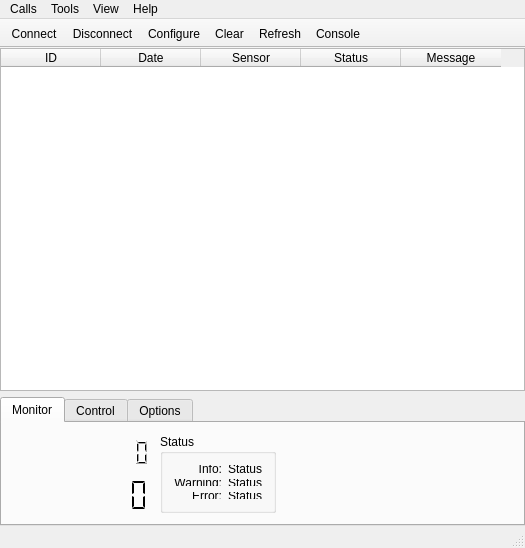
<?xml version="1.0" encoding="UTF-8"?>
<ui version="4.0">
 <class>MainWindow</class>
 <widget class="QMainWindow" name="MainWindow">
  <property name="windowModality">
   <enum>Qt::NonModal</enum>
  </property>
  <property name="geometry">
   <rect>
    <x>0</x>
    <y>0</y>
    <width>525</width>
    <height>548</height>
   </rect>
  </property>
  <property name="sizePolicy">
   <sizepolicy hsizetype="Preferred" vsizetype="Preferred">
    <horstretch>0</horstretch>
    <verstretch>0</verstretch>
   </sizepolicy>
  </property>
  <property name="minimumSize">
   <size>
    <width>0</width>
    <height>0</height>
   </size>
  </property>
  <property name="maximumSize">
   <size>
    <width>16777215</width>
    <height>16777215</height>
   </size>
  </property>
  <property name="cursor">
   <cursorShape>ArrowCursor</cursorShape>
  </property>
  <property name="contextMenuPolicy">
   <enum>Qt::DefaultContextMenu</enum>
  </property>
  <property name="windowTitle">
   <string>COM Monitor</string>
  </property>
  <property name="layoutDirection">
   <enum>Qt::LeftToRight</enum>
  </property>
  <widget class="QWidget" name="centralWidget">
   <property name="enabled">
    <bool>true</bool>
   </property>
   <property name="layoutDirection">
    <enum>Qt::LeftToRight</enum>
   </property>
   <layout class="QVBoxLayout" name="verticalLayout">
    <property name="leftMargin">
     <number>0</number>
    </property>
    <property name="topMargin">
     <number>0</number>
    </property>
    <property name="rightMargin">
     <number>0</number>
    </property>
    <property name="bottomMargin">
     <number>0</number>
    </property>
    <item>
     <widget class="QTableWidget" name="tableWidget">
      <property name="minimumSize">
       <size>
        <width>441</width>
        <height>340</height>
       </size>
      </property>
      <property name="contextMenuPolicy">
       <enum>Qt::CustomContextMenu</enum>
      </property>
      <property name="sizeAdjustPolicy">
       <enum>QAbstractScrollArea::AdjustToContentsOnFirstShow</enum>
      </property>
      <property name="editTriggers">
       <set>QAbstractItemView::NoEditTriggers</set>
      </property>
      <property name="selectionMode">
       <enum>QAbstractItemView::SingleSelection</enum>
      </property>
      <property name="selectionBehavior">
       <enum>QAbstractItemView::SelectRows</enum>
      </property>
      <property name="sortingEnabled">
       <bool>false</bool>
      </property>
      <property name="columnCount">
       <number>5</number>
      </property>
      <attribute name="horizontalHeaderDefaultSectionSize">
       <number>100</number>
      </attribute>
      <attribute name="horizontalHeaderMinimumSectionSize">
       <number>37</number>
      </attribute>
      <attribute name="horizontalHeaderShowSortIndicator" stdset="0">
       <bool>false</bool>
      </attribute>
      <attribute name="verticalHeaderDefaultSectionSize">
       <number>30</number>
      </attribute>
      <attribute name="verticalHeaderShowSortIndicator" stdset="0">
       <bool>false</bool>
      </attribute>
      <column>
       <property name="text">
        <string>ID</string>
       </property>
      </column>
      <column>
       <property name="text">
        <string>Date</string>
       </property>
      </column>
      <column>
       <property name="text">
        <string>Sensor</string>
       </property>
      </column>
      <column>
       <property name="text">
        <string>Status</string>
       </property>
      </column>
      <column>
       <property name="text">
        <string>Message</string>
       </property>
      </column>
     </widget>
    </item>
    <item>
     <widget class="QTabWidget" name="tabWidget">
      <property name="enabled">
       <bool>true</bool>
      </property>
      <property name="sizePolicy">
       <sizepolicy hsizetype="Preferred" vsizetype="Preferred">
        <horstretch>0</horstretch>
        <verstretch>0</verstretch>
       </sizepolicy>
      </property>
      <property name="minimumSize">
       <size>
        <width>525</width>
        <height>127</height>
       </size>
      </property>
      <property name="maximumSize">
       <size>
        <width>16777215</width>
        <height>129</height>
       </size>
      </property>
      <property name="currentIndex">
       <number>0</number>
      </property>
      <property name="tabsClosable">
       <bool>false</bool>
      </property>
      <widget class="QWidget" name="viewTab">
       <attribute name="title">
        <string>Monitor</string>
       </attribute>
       <layout class="QGridLayout" name="gridLayout_2">
        <item row="0" column="0">
         <widget class="QLCDNumber" name="dateCurrent">
          <property name="minimumSize">
           <size>
            <width>141</width>
            <height>0</height>
           </size>
          </property>
          <property name="frameShape">
           <enum>QFrame::NoFrame</enum>
          </property>
          <property name="frameShadow">
           <enum>QFrame::Raised</enum>
          </property>
          <property name="lineWidth">
           <number>1</number>
          </property>
          <property name="midLineWidth">
           <number>0</number>
          </property>
          <property name="smallDecimalPoint">
           <bool>false</bool>
          </property>
          <property name="digitCount">
           <number>10</number>
          </property>
          <property name="segmentStyle">
           <enum>QLCDNumber::Filled</enum>
          </property>
          <property name="value" stdset="0">
           <double>0.000000000000000</double>
          </property>
         </widget>
        </item>
        <item row="0" column="1" rowspan="2">
         <widget class="QGroupBox" name="status">
          <property name="title">
           <string>Status</string>
          </property>
          <layout class="QGridLayout" name="gridLayout">
           <item row="0" column="0">
            <widget class="QLabel" name="infoLabel">
             <property name="text">
              <string>Info:</string>
             </property>
             <property name="alignment">
              <set>Qt::AlignRight|Qt::AlignTrailing|Qt::AlignVCenter</set>
             </property>
            </widget>
           </item>
           <item row="0" column="1">
            <widget class="QLabel" name="infoCount">
             <property name="text">
              <string>Status</string>
             </property>
            </widget>
           </item>
           <item row="1" column="0">
            <widget class="QLabel" name="warningLabel">
             <property name="text">
              <string>Warning:</string>
             </property>
             <property name="alignment">
              <set>Qt::AlignRight|Qt::AlignTrailing|Qt::AlignVCenter</set>
             </property>
            </widget>
           </item>
           <item row="1" column="1">
            <widget class="QLabel" name="warningCount">
             <property name="text">
              <string>Status</string>
             </property>
            </widget>
           </item>
           <item row="2" column="0">
            <widget class="QLabel" name="errorLabel">
             <property name="text">
              <string>Error:</string>
             </property>
             <property name="alignment">
              <set>Qt::AlignRight|Qt::AlignTrailing|Qt::AlignVCenter</set>
             </property>
            </widget>
           </item>
           <item row="2" column="1">
            <widget class="QLabel" name="errorCount">
             <property name="text">
              <string>Status</string>
             </property>
            </widget>
           </item>
          </layout>
         </widget>
        </item>
        <item row="0" column="2" rowspan="2">
         <spacer name="horizontalSpacer">
          <property name="orientation">
           <enum>Qt::Horizontal</enum>
          </property>
          <property name="sizeHint" stdset="0">
           <size>
            <width>87</width>
            <height>68</height>
           </size>
          </property>
         </spacer>
        </item>
        <item row="1" column="0">
         <widget class="QLCDNumber" name="timeCurrent">
          <property name="minimumSize">
           <size>
            <width>141</width>
            <height>0</height>
           </size>
          </property>
          <property name="font">
           <font>
            <weight>50</weight>
            <bold>false</bold>
           </font>
          </property>
          <property name="frameShape">
           <enum>QFrame::NoFrame</enum>
          </property>
          <property name="frameShadow">
           <enum>QFrame::Raised</enum>
          </property>
          <property name="lineWidth">
           <number>1</number>
          </property>
          <property name="midLineWidth">
           <number>0</number>
          </property>
          <property name="smallDecimalPoint">
           <bool>false</bool>
          </property>
          <property name="digitCount">
           <number>8</number>
          </property>
          <property name="segmentStyle">
           <enum>QLCDNumber::Flat</enum>
          </property>
          <property name="value" stdset="0">
           <double>0.000000000000000</double>
          </property>
         </widget>
        </item>
       </layout>
      </widget>
      <widget class="QWidget" name="controlTab">
       <attribute name="title">
        <string>Control</string>
       </attribute>
       <layout class="QGridLayout" name="gridLayout_5">
        <item row="0" column="0" rowspan="2">
         <widget class="QGroupBox" name="control">
          <property name="title">
           <string/>
          </property>
          <layout class="QGridLayout" name="gridLayout_3">
           <item row="0" column="0">
            <widget class="QLabel" name="sensorLabel_2">
             <property name="text">
              <string>Sensor:</string>
             </property>
             <property name="alignment">
              <set>Qt::AlignRight|Qt::AlignTrailing|Qt::AlignVCenter</set>
             </property>
            </widget>
           </item>
           <item row="0" column="1">
            <widget class="QComboBox" name="sensorBoxSet">
             <property name="enabled">
              <bool>true</bool>
             </property>
             <property name="sizeAdjustPolicy">
              <enum>QComboBox::AdjustToContentsOnFirstShow</enum>
             </property>
            </widget>
           </item>
           <item row="0" column="2">
            <widget class="QCheckBox" name="sensorCheckAllSet">
             <property name="text">
              <string>All Sensors</string>
             </property>
            </widget>
           </item>
           <item row="1" column="0">
            <widget class="QLabel" name="sensorLabel_3">
             <property name="text">
              <string>Data:</string>
             </property>
             <property name="alignment">
              <set>Qt::AlignRight|Qt::AlignTrailing|Qt::AlignVCenter</set>
             </property>
            </widget>
           </item>
           <item row="1" column="1">
            <widget class="QComboBox" name="dataBoxSet">
             <property name="enabled">
              <bool>true</bool>
             </property>
             <property name="sizeAdjustPolicy">
              <enum>QComboBox::AdjustToContentsOnFirstShow</enum>
             </property>
            </widget>
           </item>
           <item row="1" column="2">
            <spacer name="horizontalSpacer_2">
             <property name="orientation">
              <enum>Qt::Horizontal</enum>
             </property>
             <property name="sizeHint" stdset="0">
              <size>
               <width>72</width>
               <height>20</height>
              </size>
             </property>
            </spacer>
           </item>
          </layout>
         </widget>
        </item>
        <item row="0" column="1">
         <widget class="QPushButton" name="readButton">
          <property name="text">
           <string>Read</string>
          </property>
         </widget>
        </item>
        <item row="0" column="2" rowspan="2">
         <spacer name="horizontalSpacer_3">
          <property name="orientation">
           <enum>Qt::Horizontal</enum>
          </property>
          <property name="sizeHint" stdset="0">
           <size>
            <width>198</width>
            <height>68</height>
           </size>
          </property>
         </spacer>
        </item>
        <item row="1" column="1">
         <widget class="QPushButton" name="writeButton">
          <property name="text">
           <string>Write</string>
          </property>
         </widget>
        </item>
       </layout>
      </widget>
      <widget class="QWidget" name="exportTab">
       <attribute name="title">
        <string>Options</string>
       </attribute>
       <layout class="QGridLayout" name="gridLayout_4">
        <item row="0" column="0">
         <widget class="QLabel" name="from">
          <property name="text">
           <string>From:</string>
          </property>
          <property name="alignment">
           <set>Qt::AlignRight|Qt::AlignTrailing|Qt::AlignVCenter</set>
          </property>
         </widget>
        </item>
        <item row="1" column="1">
         <widget class="QDateTimeEdit" name="dateTimeTo">
          <property name="displayFormat">
           <string>dd.MM.yyyy</string>
          </property>
          <property name="calendarPopup">
           <bool>true</bool>
          </property>
         </widget>
        </item>
        <item row="0" column="2">
         <widget class="QLabel" name="logLevelLabel">
          <property name="text">
           <string>Log Level:</string>
          </property>
         </widget>
        </item>
        <item row="0" column="3">
         <widget class="QComboBox" name="logBoxExport">
          <property name="sizeAdjustPolicy">
           <enum>QComboBox::AdjustToContentsOnFirstShow</enum>
          </property>
         </widget>
        </item>
        <item row="1" column="2">
         <widget class="QLabel" name="sensorLabel">
          <property name="text">
           <string>Sensor:</string>
          </property>
          <property name="alignment">
           <set>Qt::AlignRight|Qt::AlignTrailing|Qt::AlignVCenter</set>
          </property>
         </widget>
        </item>
        <item row="1" column="3">
         <widget class="QComboBox" name="sensorBoxExport">
          <property name="enabled">
           <bool>true</bool>
          </property>
          <property name="sizeAdjustPolicy">
           <enum>QComboBox::AdjustToContentsOnFirstShow</enum>
          </property>
         </widget>
        </item>
        <item row="1" column="0">
         <widget class="QLabel" name="to">
          <property name="text">
           <string>To:</string>
          </property>
          <property name="alignment">
           <set>Qt::AlignRight|Qt::AlignTrailing|Qt::AlignVCenter</set>
          </property>
         </widget>
        </item>
        <item row="1" column="4">
         <widget class="QCheckBox" name="sensorCheckAllExport">
          <property name="text">
           <string>All Sensors</string>
          </property>
         </widget>
        </item>
        <item row="0" column="6" rowspan="2">
         <spacer name="horizontalSpacer_4">
          <property name="orientation">
           <enum>Qt::Horizontal</enum>
          </property>
          <property name="sizeHint" stdset="0">
           <size>
            <width>85</width>
            <height>48</height>
           </size>
          </property>
         </spacer>
        </item>
        <item row="0" column="1">
         <widget class="QDateTimeEdit" name="dateTimeFrom">
          <property name="displayFormat">
           <string>dd.MM.yyyy</string>
          </property>
          <property name="calendarPopup">
           <bool>true</bool>
          </property>
         </widget>
        </item>
        <item row="0" column="5" rowspan="2">
         <widget class="QPushButton" name="exportButton">
          <property name="text">
           <string>Export</string>
          </property>
         </widget>
        </item>
       </layout>
      </widget>
     </widget>
    </item>
   </layout>
  </widget>
  <widget class="QMenuBar" name="menuBar">
   <property name="geometry">
    <rect>
     <x>0</x>
     <y>0</y>
     <width>525</width>
     <height>21</height>
    </rect>
   </property>
   <widget class="QMenu" name="menuCalls">
    <property name="title">
     <string>Calls</string>
    </property>
    <addaction name="actionConnect"/>
    <addaction name="actionDisconnect"/>
    <addaction name="separator"/>
    <addaction name="actionQuit"/>
   </widget>
   <widget class="QMenu" name="menuTools">
    <property name="title">
     <string>Tools</string>
    </property>
    <addaction name="actionConfigure"/>
    <addaction name="actionClear"/>
    <addaction name="actionRefresh"/>
    <addaction name="actionConsole"/>
   </widget>
   <widget class="QMenu" name="menuHelp">
    <property name="title">
     <string>Help</string>
    </property>
    <addaction name="actionAbout"/>
   </widget>
   <widget class="QMenu" name="menuView">
    <property name="title">
     <string>View</string>
    </property>
    <addaction name="actionToolBar"/>
    <addaction name="actionStatusBar"/>
   </widget>
   <addaction name="menuCalls"/>
   <addaction name="menuTools"/>
   <addaction name="menuView"/>
   <addaction name="menuHelp"/>
  </widget>
  <widget class="QToolBar" name="mainToolBar">
   <property name="cursor">
    <cursorShape>ArrowCursor</cursorShape>
   </property>
   <property name="contextMenuPolicy">
    <enum>Qt::DefaultContextMenu</enum>
   </property>
   <property name="windowTitle">
    <string>ToolBar</string>
   </property>
   <property name="movable">
    <bool>false</bool>
   </property>
   <attribute name="toolBarArea">
    <enum>TopToolBarArea</enum>
   </attribute>
   <attribute name="toolBarBreak">
    <bool>false</bool>
   </attribute>
   <addaction name="actionConnect"/>
   <addaction name="actionDisconnect"/>
   <addaction name="actionConfigure"/>
   <addaction name="actionClear"/>
   <addaction name="actionRefresh"/>
   <addaction name="actionConsole"/>
  </widget>
  <widget class="QStatusBar" name="statusBar"/>
  <action name="actionAbout">
   <property name="text">
    <string>&amp;About</string>
   </property>
   <property name="toolTip">
    <string>About program</string>
   </property>
   <property name="shortcut">
    <string>Alt+A</string>
   </property>
  </action>
  <action name="actionConnect">
   <property name="icon">
    <iconset resource="com-monitor.qrc">
     <normaloff>:/images/connect.png</normaloff>:/images/connect.png</iconset>
   </property>
   <property name="text">
    <string>C&amp;onnect</string>
   </property>
   <property name="toolTip">
    <string>Connect to serial port</string>
   </property>
   <property name="shortcut">
    <string>Ctrl+O</string>
   </property>
  </action>
  <action name="actionDisconnect">
   <property name="icon">
    <iconset resource="com-monitor.qrc">
     <normaloff>:/images/disconnect.png</normaloff>:/images/disconnect.png</iconset>
   </property>
   <property name="text">
    <string>&amp;Disconnect</string>
   </property>
   <property name="toolTip">
    <string>Disconnect from serial port</string>
   </property>
   <property name="shortcut">
    <string>Ctrl+D</string>
   </property>
  </action>
  <action name="actionConfigure">
   <property name="icon">
    <iconset resource="com-monitor.qrc">
     <normaloff>:/images/settings.png</normaloff>:/images/settings.png</iconset>
   </property>
   <property name="text">
    <string>&amp;Configure</string>
   </property>
   <property name="toolTip">
    <string>Configure serial port</string>
   </property>
   <property name="shortcut">
    <string>Alt+S</string>
   </property>
  </action>
  <action name="actionQuit">
   <property name="icon">
    <iconset resource="com-monitor.qrc">
     <normaloff>:/images/application-exit.png</normaloff>:/images/application-exit.png</iconset>
   </property>
   <property name="text">
    <string>&amp;Quit</string>
   </property>
   <property name="shortcut">
    <string>Ctrl+Q</string>
   </property>
  </action>
  <action name="actionToolBar">
   <property name="checkable">
    <bool>true</bool>
   </property>
   <property name="checked">
    <bool>true</bool>
   </property>
   <property name="text">
    <string>ToolBar</string>
   </property>
  </action>
  <action name="actionStatusBar">
   <property name="checkable">
    <bool>true</bool>
   </property>
   <property name="checked">
    <bool>true</bool>
   </property>
   <property name="text">
    <string>StatusBar</string>
   </property>
  </action>
  <action name="actionClear">
   <property name="icon">
    <iconset resource="com-monitor.qrc">
     <normaloff>:/images/clear.png</normaloff>:/images/clear.png</iconset>
   </property>
   <property name="text">
    <string>&amp;Clear</string>
   </property>
   <property name="shortcut">
    <string>Alt+R</string>
   </property>
  </action>
  <action name="actionRefresh">
   <property name="icon">
    <iconset resource="com-monitor.qrc">
     <normaloff>:/images/refresh.png</normaloff>:/images/refresh.png</iconset>
   </property>
   <property name="text">
    <string>&amp;Refresh</string>
   </property>
   <property name="shortcut">
    <string>Alt+U</string>
   </property>
  </action>
  <action name="actionConsole">
   <property name="icon">
    <iconset resource="com-monitor.qrc">
     <normaloff>:/images/console.png</normaloff>:/images/console.png</iconset>
   </property>
   <property name="text">
    <string>&amp;Console</string>
   </property>
   <property name="shortcut">
    <string>Alt+C</string>
   </property>
  </action>
  <action name="actionCopy">
   <property name="icon">
    <iconset resource="com-monitor.qrc">
     <normaloff>:/images/copy.png</normaloff>:/images/copy.png</iconset>
   </property>
   <property name="text">
    <string>&amp;Copy</string>
   </property>
   <property name="toolTip">
    <string>Copy</string>
   </property>
   <property name="shortcut">
    <string>Ctrl+C</string>
   </property>
  </action>
 </widget>
 <layoutdefault spacing="6" margin="11"/>
 <resources>
  <include location="com-monitor.qrc"/>
 </resources>
 <connections>
  <connection>
   <sender>actionToolBar</sender>
   <signal>toggled(bool)</signal>
   <receiver>mainToolBar</receiver>
   <slot>setVisible(bool)</slot>
   <hints>
    <hint type="sourcelabel">
     <x>-1</x>
     <y>-1</y>
    </hint>
    <hint type="destinationlabel">
     <x>199</x>
     <y>45</y>
    </hint>
   </hints>
  </connection>
  <connection>
   <sender>actionStatusBar</sender>
   <signal>toggled(bool)</signal>
   <receiver>statusBar</receiver>
   <slot>setVisible(bool)</slot>
   <hints>
    <hint type="sourcelabel">
     <x>-1</x>
     <y>-1</y>
    </hint>
    <hint type="destinationlabel">
     <x>199</x>
     <y>287</y>
    </hint>
   </hints>
  </connection>
  <connection>
   <sender>sensorCheckAllExport</sender>
   <signal>toggled(bool)</signal>
   <receiver>sensorBoxExport</receiver>
   <slot>setDisabled(bool)</slot>
   <hints>
    <hint type="sourcelabel">
     <x>328</x>
     <y>486</y>
    </hint>
    <hint type="destinationlabel">
     <x>221</x>
     <y>486</y>
    </hint>
   </hints>
  </connection>
  <connection>
   <sender>sensorCheckAllSet</sender>
   <signal>toggled(bool)</signal>
   <receiver>sensorBoxSet</receiver>
   <slot>setDisabled(bool)</slot>
   <hints>
    <hint type="sourcelabel">
     <x>176</x>
     <y>457</y>
    </hint>
    <hint type="destinationlabel">
     <x>98</x>
     <y>457</y>
    </hint>
   </hints>
  </connection>
 </connections>
</ui>
